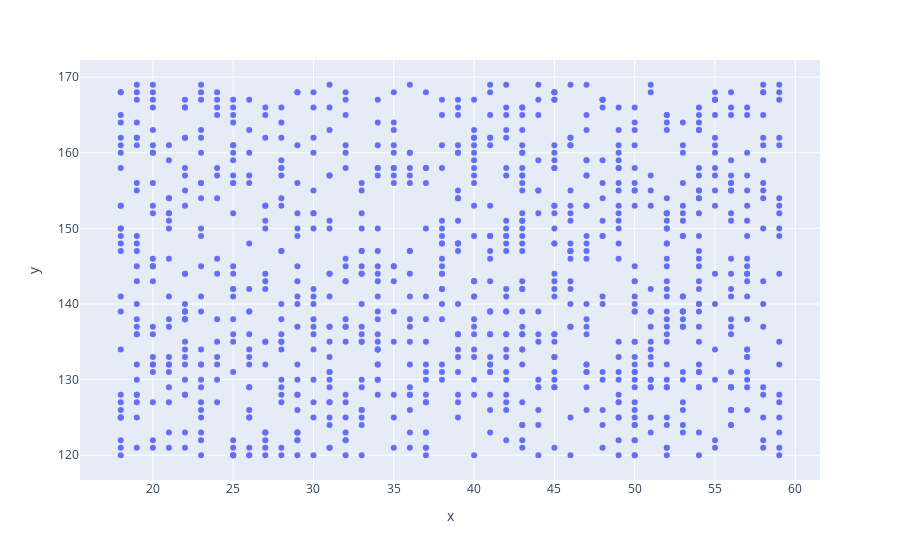

Notebook source saved alongside this figure:
### Code cell
grafico1 = px.scatter(x=base_bpm[:,0], y=base_bpm[:,1])
grafico1

### Figure 1 — Plotly figure (JSON) as saved in the notebook; plotly's stock layout.template omitted (floating-point values rounded to 4 significant figures; data arrays with more than 128 entries replaced by an {"elided": "..."} marker saying what was removed)
{"data": [{"hovertemplate": "x=%{x}<br>y=%{y}<extra></extra>", "legendgroup": "", "marker": {"color": "#636efa", "symbol": "circle"}, "mode": "markers", "name": "", "orientation": "v", "showlegend": false, "type": "scatter", "x": {"elided": "973 int values"}, "xaxis": "x", "y": {"elided": "973 int values"}, "yaxis": "y"}], "layout": {"legend": {"tracegroupgap": 0}, "margin": {"t": 60}, "xaxis": {"anchor": "y", "domain": [0, 1], "title": {"text": "x"}}, "yaxis": {"anchor": "x", "domain": [0, 1], "title": {"text": "y"}}}}
